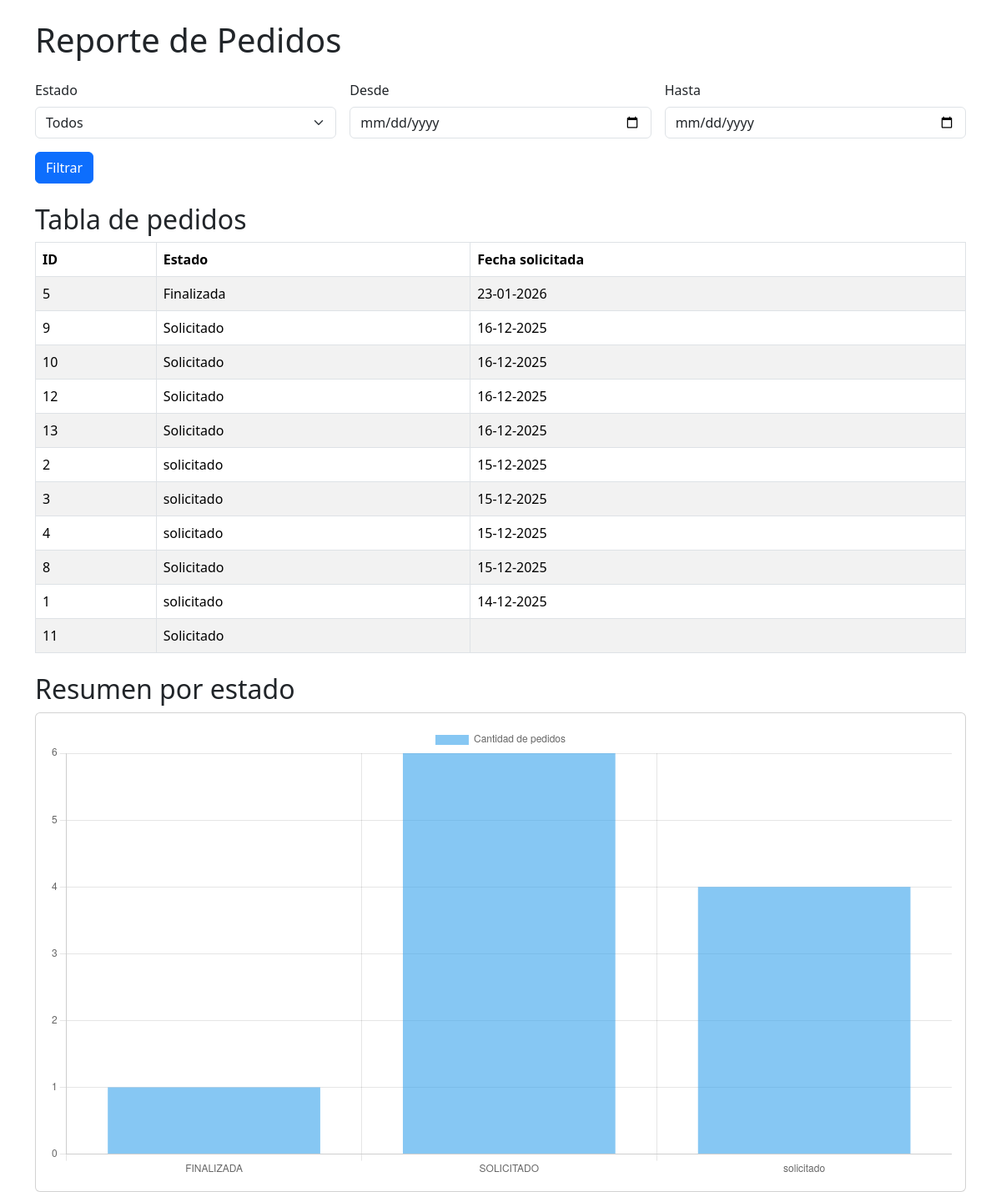
Page /reporte/pedidos/ (signed in) on the earlier database version.
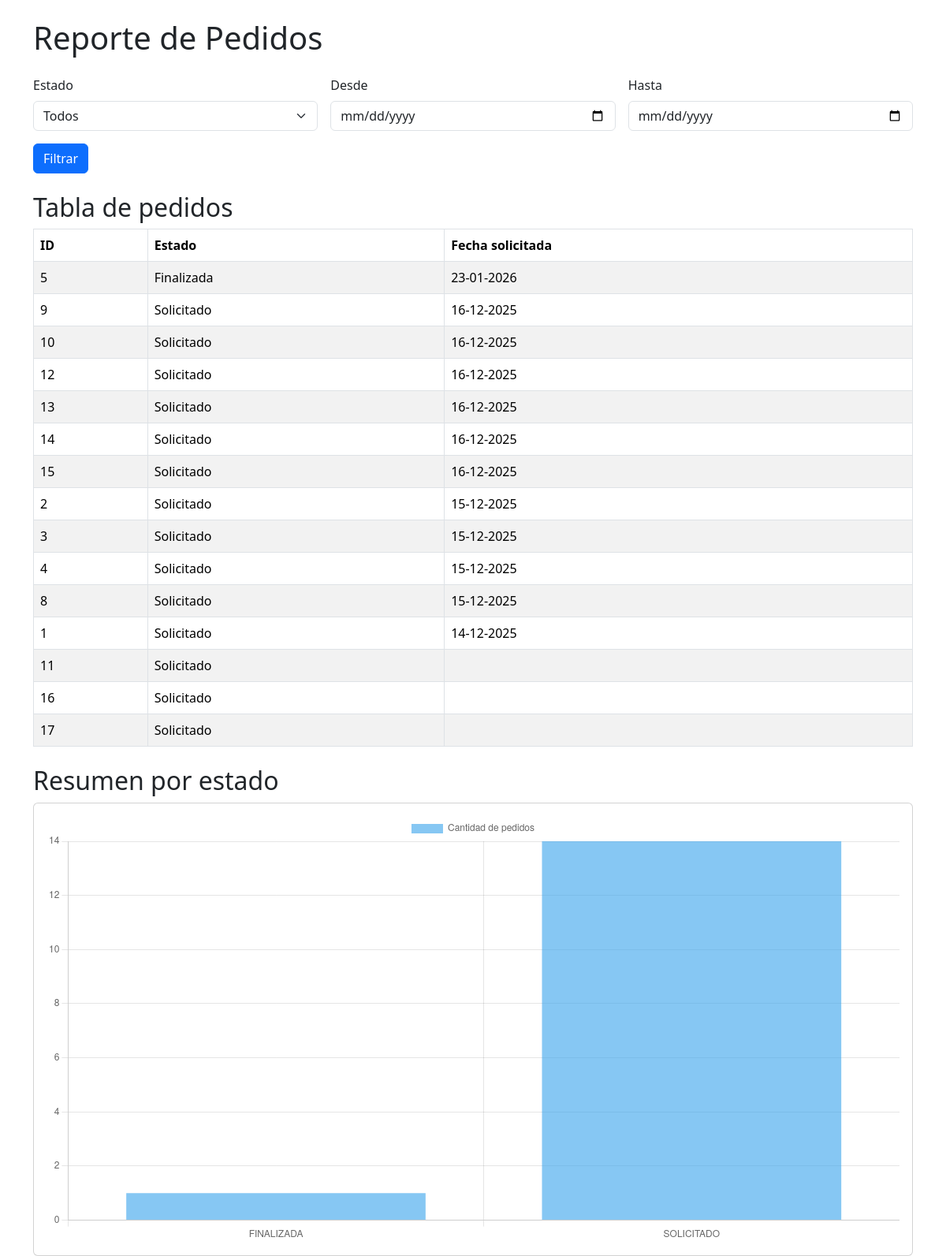
Same page on the later database version.
### appTienda/models.py (models this page shows, shortened)
class Pedido(models.Model):
    ESTADOS = [
        ('SOLICITADO', 'Solicitado'),
        ('APROBADO', 'Aprobado'),
        ('EN_PROCESO', 'En proceso'),
        ('REALIZADA', 'Realizada'),
        ('ENTREGADA', 'Entregada'),
        ('FINALIZADA', 'Finalizada'),
        ('CANCELADA', 'Cancelada'),
    ]
    PAGOS = [
        ('PENDIENTE', 'Pendiente'),
        ('PARCIAL', 'Parcial'),
        ('PAGADO', 'Pagado'),
    ]
    PLATAFORMAS = [
        ('FACEBOOK', 'Facebook'),
        ('INSTAGRAM', 'Instagram'),
        ('WHATSAPP', 'WhatsApp'),
        ('PRESENCIAL', 'Presencial'),
        ('SITIO_WEB', 'Sitio Web'),
        ('OTRA', 'Otra'),
    ]
    nombre_cliente = models.CharField(max_length=100)
    telefono = models.CharField(
        max_length=9,
        validators=[
            RegexValidator(
                regex=r"^\d{9}$",
                message="El teléfono debe tener exactamente 9 dígitos.",
            )
        ],
        blank=True, null=True
    )
    usuario_red_social = models.CharField(max_length=100, blank=True, null=True)
    correo = models.EmailField(blank=True, null=True)
    descripcion = models.TextField()
    fecha_solicitada = models.DateField(blank=True, null=True)
    producto = models.ForeignKey(Producto, on_delete=models.PROTECT, null=True, blank=True)
    estado = models.CharField(max_length=20, choices=ESTADOS, default='SOLICITADO')
    estado_pago = models.CharField(max_length=20, choices=PAGOS, default='PENDIENTE')
    plataforma = models.CharField(max_length=20, choices=PLATAFORMAS, default='WHATSAPP')
    plataforma_otra = models.CharField(max_length=50, blank=True, null=True)
    token = models.UUIDField(default=uuid.uuid4, editable=False, unique=True)
    class Meta:
        ordering = ['nombre_cliente']

### appTienda/views.py (the view)
# urls.py: path('reporte/pedidos/', reporte_pedidos, name='reporte_pedidos'),
@login_required
def reporte_pedidos(request):
    estado = request.GET.get('estado')
    desde = request.GET.get('desde')
    hasta = request.GET.get('hasta')
    ESTADOS = Pedido._meta.get_field('estado').choices
    pedidos = Pedido.objects.all()
    if estado:
        pedidos = pedidos.filter(estado=estado)
    if desde:
        pedidos = pedidos.filter(fecha_solicitada__gte=desde)
    if hasta:
        pedidos = pedidos.filter(fecha_solicitada__lte=hasta)
    resumen = (
        pedidos
        .values('estado')
        .annotate(total=Count('id'))
    )
    pedidos = pedidos.order_by('-fecha_solicitada')
    context = {
        'pedidos': pedidos,
        'resumen': resumen,
        'estado': estado,
        'desde': desde,
        'hasta': hasta,
        'estados': ESTADOS,
    }
    return render(request, 'reportes/pedidos.html', context)

### appTienda/templates/reportes/pedidos.html (shortened to what this page needs)
<!DOCTYPE html>
<html lang="es">
<head>
    <link
      href="https://cdn.jsdelivr.net/npm/bootstrap@5.3.3/dist/css/bootstrap.min.css"
      rel="stylesheet"
    >
</head>
<body>
<div class="container mt-4">
    <h1 class="mb-4">Reporte de Pedidos</h1>
    <form method="get" class="row g-3 mb-4">
        <div class="col-md-4">
            <label class="form-label">Estado</label>
            <select name="estado" class="form-select">
                <option value="">Todos</option>
            </select>
        </div>
        <div class="col-md-4">
            <label class="form-label">Desde</label>
            <input
                type="date"
                name="desde"
                class="form-control"
                value="{{ desde|default:'' }}"
            >
        </div>
        <div class="col-md-4">
            <label class="form-label">Hasta</label>
            <input
                type="date"
                name="hasta"
                class="form-control"
                value="{{ hasta|default:'' }}"
            >
        </div>
        <div class="col-12">
            <button type="submit" class="btn btn-primary">
                Filtrar
            </button>
        </div>
    </form>
    <h2>Tabla de pedidos</h2>
    <table class="table table-bordered table-striped">
        <thead>
            <tr>
                <th>ID</th>
                <th>Estado</th>
                <th>Fecha solicitada</th>
            </tr>
        </thead>
        <tbody>
            {% for p in pedidos %}
            <tr>
                <td>{{ p.id }}</td>
                <td>{{ p.get_estado_display }}</td>
                <td>{{ p.fecha_solicitada|date:"d-m-Y" }}</td>
            </tr>
            {% empty %}
            <tr>
                <td colspan="3" class="text-center">
                    No hay pedidos para los filtros seleccionados
                </td>
            </tr>
            {% endfor %}
        </tbody>
    </table>
    <h2 class="mt-4">Resumen por estado</h2>
    <div class="card">
        <div class="card-body">
            <canvas id="grafico"></canvas>
        </div>
    </div>
</div>
<script>
const data = {
    labels: [
        {% for r in resumen %}
            "{{ r.estado }}"{% if not forloop.last %},{% endif %}
        {% endfor %}
    ],
    datasets: [{
        label: 'Cantidad de pedidos',
        data: [
            {% for r in resumen %}
                {{ r.total }}{% if not forloop.last %},{% endif %}
            {% endfor %}
        ],
        backgroundColor: 'rgba(54, 162, 235, 0.6)'
    }]
};
new Chart(document.getElementById('grafico'), {
    type: 'bar',
    data: data
});
</script>
</body>
</html>

Differences in the rows shown:
added Pedido: id "14", estado "Solicitado", fecha_solicitada "16-12-2025"
added Pedido: id "15", estado "Solicitado", fecha_solicitada "16-12-2025"
changed Pedido id 2: estado "solicitado" → "Solicitado"
changed Pedido id 3: estado "solicitado" → "Solicitado"
changed Pedido id 4: estado "solicitado" → "Solicitado"
changed Pedido id 1: estado "solicitado" → "Solicitado"
added Pedido: id "16", estado "Solicitado"
added Pedido: id "17", estado "Solicitado"
Other differences:
chart data {{ r.estado }}: FINALIZADA, SOLICITADO, solicitado → FINALIZADA, SOLICITADO
chart data {{ r.total }}: 1, 6, 4 → 1, 14
